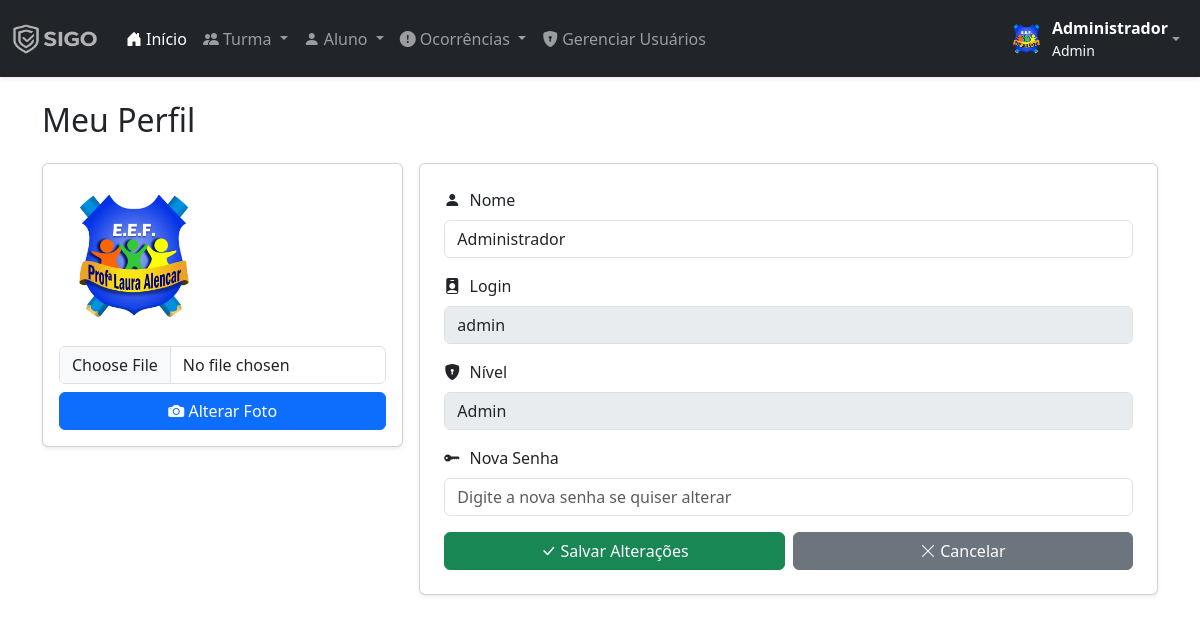
The app's page /perfil.php (signed in) with its own data.
### tables this page shows
CREATE TABLE `usuarios` (
  `id` int(11) NOT NULL,
  `nome` varchar(100) NOT NULL,
  `login` varchar(50) NOT NULL,
  `senha` varchar(255) NOT NULL,
  `nivel` enum('admin','usuario') DEFAULT 'usuario',
  `foto` varchar(255) DEFAULT NULL
);

### perfil.php (the view, shortened to what this page needs)
<?php
require('includes/conexao.php');
$usuario_id = $_SESSION['usuario_id'];
$stmt = $conn->prepare("SELECT id, nome, login, nivel, foto FROM usuarios WHERE id=?");
$stmt->bind_param("i", $usuario_id);
$stmt->execute();
$result = $stmt->get_result();
$usuario = $result->fetch_assoc();
$usuario['foto'] = ($usuario['foto'] && file_exists($usuario['foto'])) ? $usuario['foto'] : 'assets/img/user-placeholder.png';
?>
<!DOCTYPE html>
<html lang="pt-br">
<head>
</head>
<body>
    <?php include('layout/menu.php'); ?>
    <div class="container mt-4">
        <h2 class="mb-4">Meu Perfil</h2>
        <div class="row g-3">
            <div class="col-md-4 mb-3">
                <div class="card card-profile shadow-sm text-center p-3">
                    <img id="fotoPreview" src="<?= htmlspecialchars($usuario['foto']) ?>" class="profile-img mb-3" alt="Foto do usuário">
                    <form action="acoes/alterar-foto.php" method="POST" enctype="multipart/form-data">
                        <input type="file" name="foto" class="form-control mb-2" accept="image/*" onchange="previewFoto(event)" required>
                        <button type="submit" class="btn btn-primary btn-save"><i class="bi bi-camera-fill"></i> Alterar Foto</button>
                    </form>
                </div>
            </div>
            <div class="col-md-8">
                <div class="card shadow-sm card-profile p-4">
                    <form action="acoes/alterar-perfil.php" method="POST">
                        <div class="mb-3">
                            <label class="form-label"><i class="bi bi-person-fill"></i> Nome</label>
                            <input type="text" name="nome" class="form-control" value="<?= htmlspecialchars($usuario['nome']) ?>" required>
                        </div>
                        <div class="mb-3">
                            <label class="form-label"><i class="bi bi-person-badge-fill"></i> Login</label>
                            <input type="text" class="form-control" value="<?= htmlspecialchars($usuario['login']) ?>" disabled>
                        </div>
                        <div class="mb-3">
                            <label class="form-label"><i class="bi bi-shield-lock-fill"></i> Nível</label>
                            <input type="text" class="form-control" value="<?= ucfirst($usuario['nivel']) ?>" disabled>
                        </div>
                        <div class="mb-3">
                            <label class="form-label"><i class="bi bi-key-fill"></i> Nova Senha</label>
                            <input type="password" name="senha" id="senha" class="form-control" placeholder="Digite a nova senha se quiser alterar" oninput="checkSenha()">
                        </div>
                        <div class="d-flex gap-2">
                            <button type="submit" class="btn btn-success btn-save"><i class="bi bi-check-lg"></i> Salvar Alterações</button>
                            <a href="index.php" class="btn btn-secondary btn-save"><i class="bi bi-x-lg"></i> Cancelar</a>
                        </div>
                    </form>
                </div>
            </div>
        </div>
    </div>
</body>
</html>

### perfil.php (style rules this page uses)
.card-profile { border-radius: 1rem; transition: transform 0.2s, box-shadow 0.2s; }
.profile-img { width: 150px; height: 150px; object-fit: cover; border-radius: 50%; border: 3px solid #fff; }
.btn-save { width: 100%; }
.form-label i { margin-right: 5px; }

### records on screen
usuarios: foto (picture), nome "Administrador", login "admin", nivel "Admin"

### other values on screen
$usuarioNome "Administrador"
$usuarioNivel "Admin"
